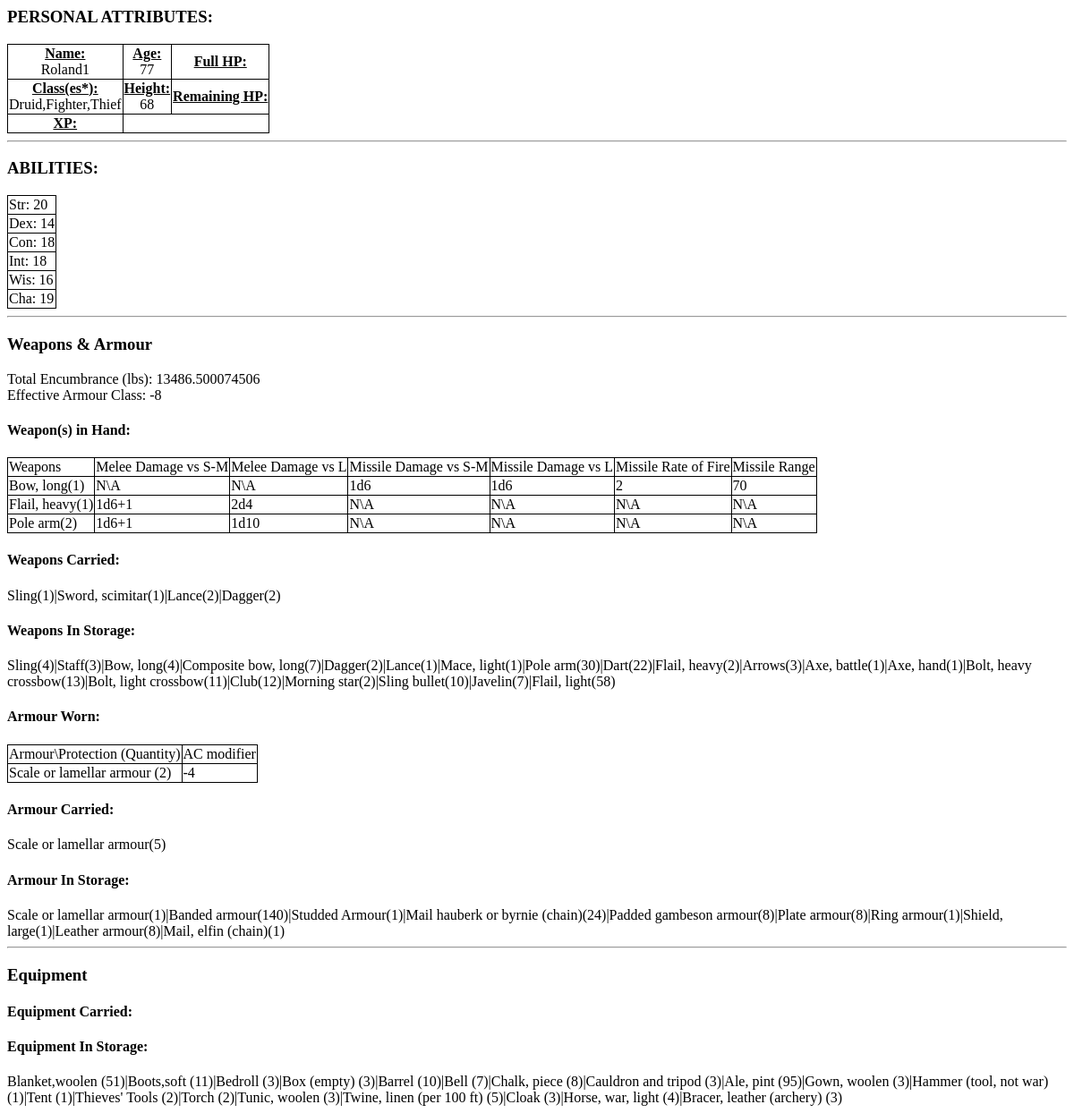
The app's page /osric_character_tools/charactersheet.php?CharacterId=45, older data.
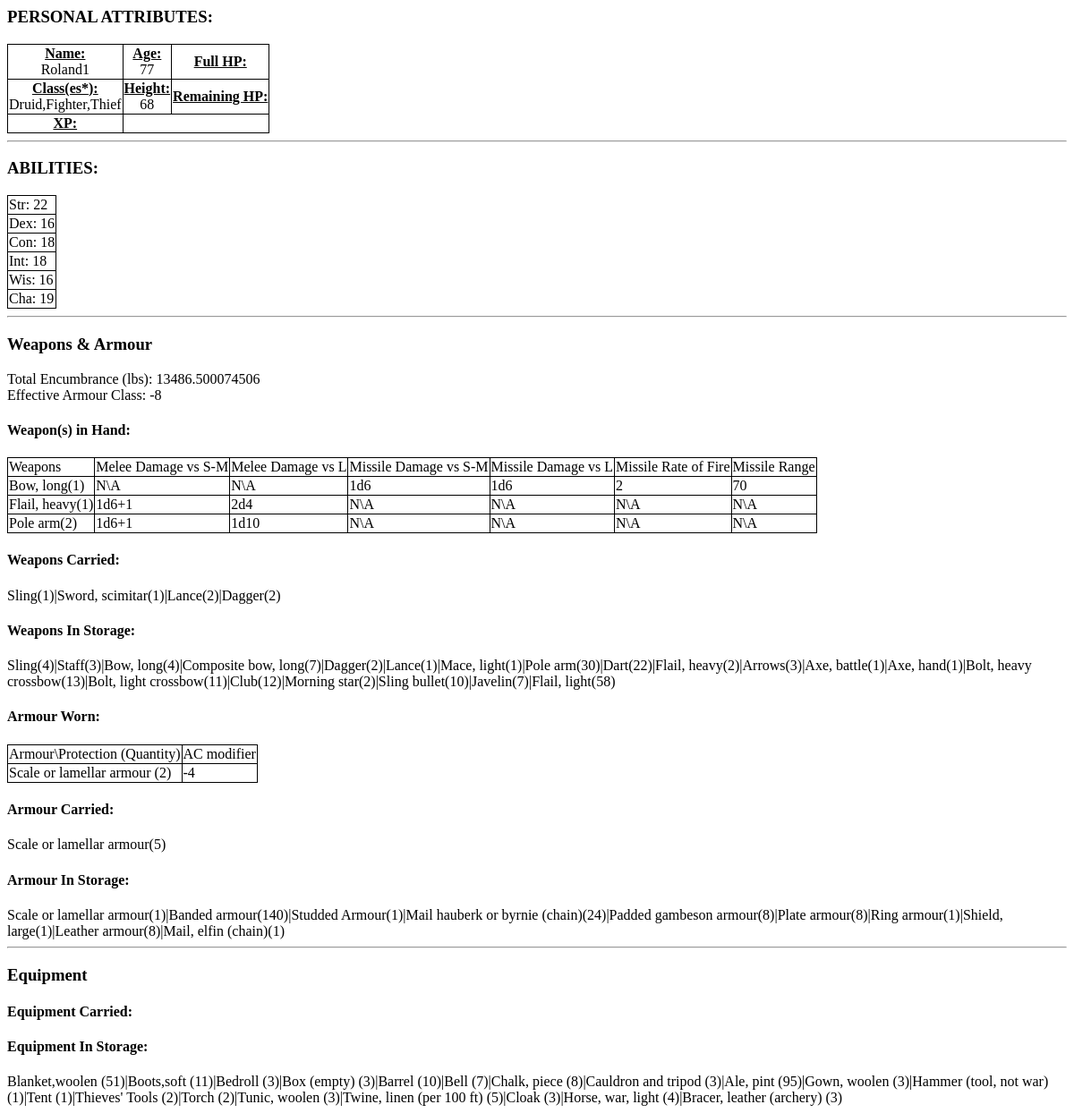
The same page, newer data.
### tables this page shows
CREATE TABLE IF NOT EXISTS `characters` (
  `CharacterName` varchar(255) NOT NULL,
  `CharacterGender` int(11) NOT NULL,
  `CharacterAge` float NOT NULL,
  `CharacterHeight` float NOT NULL,
  `CharacterWeight` float NOT NULL,
  `CharacterId` bigint(20) unsigned NOT NULL AUTO_INCREMENT,
  `CharacterAlignment` int(11) NOT NULL,
  `RaceId` bigint(20) NOT NULL,
  PRIMARY KEY (`CharacterId`)
);

CREATE TABLE IF NOT EXISTS `character_abilities` (
  `CharacterId` bigint(20) NOT NULL,
  `AbilityId` bigint(20) NOT NULL,
  `Value` float NOT NULL
);

CREATE TABLE IF NOT EXISTS `abilities` (
  `AbilityId` bigint(20) NOT NULL AUTO_INCREMENT,
  `AbilityLongName` varchar(32) NOT NULL,
  `AbilityShortName` varchar(8) NOT NULL,
  PRIMARY KEY (`AbilityId`)
);

CREATE TABLE IF NOT EXISTS `items` (
  `ItemName` varchar(64) DEFAULT NULL,
  `ItemEncumbrance` float NOT NULL,
  `ItemCost` decimal(10,2) NOT NULL,
  `ItemId` bigint(20) unsigned NOT NULL AUTO_INCREMENT,
  `ItemType` int(11) NOT NULL,
  UNIQUE KEY `ItemId` (`ItemId`)
);

CREATE TABLE IF NOT EXISTS `weapon_as_missile` (
  `WeaponId` bigint(20) NOT NULL,
  `DamageVsSmallOrMedium` int(11) NOT NULL,
  `DamageVsLarge` int(11) NOT NULL,
  `DamageModifierVsSmallOrMedium` int(11) NOT NULL,
  `DamageModifierVsLarge` int(11) NOT NULL,
  `RateOfFire` float NOT NULL,
  `RangeInFt` int(11) NOT NULL,
  `MissileWeaponIndex` bigint(20) NOT NULL AUTO_INCREMENT,
  `DamageVsSmallOrMediumMultiples` int(11) NOT NULL DEFAULT '1',
  `DamageVsLargeMultiples` int(11) NOT NULL DEFAULT '1',
  PRIMARY KEY (`MissileWeaponIndex`)
);

CREATE TABLE IF NOT EXISTS `character_items` (
  `CharacterItemId` bigint(20) NOT NULL AUTO_INCREMENT,
  `CharacterId` bigint(20) NOT NULL,
  `ItemId` bigint(20) NOT NULL,
  `Quantity` int(11) NOT NULL,
  `ItemStatusId` int(11) NOT NULL DEFAULT '1',
  `Magic` int(11) NOT NULL,
  PRIMARY KEY (`CharacterItemId`)
);

CREATE TABLE IF NOT EXISTS `weapon_as_melee` (
  `WeaponId` bigint(20) NOT NULL,
  `DamageVsSmallOrMedium` int(11) NOT NULL,
  `DamageVsLarge` int(11) NOT NULL,
  `DamageModifierVsSmallOrMedium` int(11) NOT NULL,
  `DamageModifierVsLarge` int(11) NOT NULL,
  `DamageVsSmallOrMediumMultiples` int(11) NOT NULL DEFAULT '1',
  `DamageVsLargeMultiples` int(11) NOT NULL DEFAULT '1',
  `MeleeWeaponIndex` bigint(20) NOT NULL AUTO_INCREMENT,
  PRIMARY KEY (`MeleeWeaponIndex`)
);

CREATE TABLE IF NOT EXISTS `armour` (
  `ArmourId` bigint(20) NOT NULL AUTO_INCREMENT,
  `ArmourType` varchar(32) DEFAULT NULL,
  `ArmourMovementRate` float NOT NULL,
  `ArmourEffectOnArmourClass` int(11) NOT NULL,
  `ItemId` bigint(20) NOT NULL,
  PRIMARY KEY (`ArmourId`)
);

### osric_character_tools/charactersheet.php (the view, shortened to what the rows shown need)
<?php
$characterId = $_GET['CharacterId'];
require_once(dirname(__FILE__)."/inc/OsricDb.php");
require_once(dirname(__FILE__)."/inc/Osric.php");
$myOsricDb = new OsricDb();
$myOsricDb->doInit($host,$user,$passwd);
$character = $myOsricDb->getCharacter($characterId);
$totalEncumbranceOnPerson = $myOsricDb->getTotalEncumbranceOnPerson($characterId);
$characterStatus = $myOsricDb->getCharacterStatus($characterId);
?>
<html>
<head>
<link rel="stylesheet" type="text/css" href="./css/class.css" />
</head>
<body class='clsPrintable'>
<div id='CharacterSheet'>
<?php
echo "<h3 class='cs_section_title'>PERSONAL ATTRIBUTES:</h3>\n";
echo "<table id='CharacterAttributes'>\n";
echo "<tr><td><div class='clsCellLabel'>Name:</div><div class='clsCellValue'>{$character['CharacterName']}</div></td><td><div class='clsCellLabel'>Age:</div><div class='clsCellValue'>{$character['CharacterAge']}</div></td><td><div class='clsCellLabel'>Full HP:</div><div class='clsCellValue'>{$characterStatus['CharacterStatusFullHitPoints']}</div></td></tr>\n";
echo "<tr><td><div class='clsCellLabel'>Class(es*):</div><div class='clsCellValue'>";
echo "</div>";
echo "</td><td><div class='clsCellLabel'>Height:</div><div class='clsCellValue'>{$character['CharacterHeight']}</div></td><td><div class='clsCellLabel'>Remaining HP:</div><div class='clsCellValue'>{$characterStatus['CharacterStatusRemainingHitPoints']}</div></td></tr>\n";
echo "<tr><td><div class='clsCellLabel'>XP:</div><div class='clsCellValue'>{$characterStatus['CharacterStatusExperiencePoints']}</div></td></tr>";
echo "</table>\n";
echo "<hr/>\n";
$character_abilities = $myOsricDb->getCharacterAbilities($characterId);
echo "<h3 class='cs_section_title'>ABILITIES:</h3>\n";
$num_abilities = count($character_abilities);
echo "<table id='CharacterAbilities'>\n";
for($i=0;$i<$num_abilities;$i++)
{
    echo "<tr><td>{$character_abilities[$i]['AbilityShortName']}: {$character_abilities[$i]['Value']}</td></tr>\n";
}
echo "</table>\n";
echo "<hr/>\n";
echo "<h3>Weapons & Armour</h3>\n";
echo "<div id='TotalEncumbrance'>Total Encumbrance (lbs): {$totalEncumbranceOnPerson}</div>\n";
$effectiveArmourClass = $myOsricDb->getCharacterEffectiveArmourClass($characterId);
echo "<div id='Effective Armour Class'>Effective Armour Class: {$effectiveArmourClass}</div>\n";
echo "<h4>Weapon(s) in Hand:</h4>\n";
echo "<table id='CharacterWeaponsInHand'>\n";
echo "<tr><td>Weapons</td><td>Melee Damage vs S-M</td><td>Melee Damage vs L</td><td>Missile Damage vs S-M</td><td>Missile Damage vs L</td><td>Missile Rate of Fire</td><td>Missile Range</td></tr>\n";
$character_weapons_in_use = $myOsricDb->getCharacterWeaponsInUse($characterId);
$num_rows = count($character_weapons_in_use);
for($i=0;$i<$num_rows;$i++)
{
    $row = $character_weapons_in_use[$i];
    $itemId = $row['ItemId'];
    $weapon = $myOsricDb->getWeapon($itemId);
    $weaponId = $weapon['WeaponId'];
    $weaponAsMelee = $myOsricDb->getWeaponAsMelee($weaponId);
    $weaponAsMeleeDmgVsSmallToMedium = Osric::getWeaponDmgVsSmallToMedium($weaponAsMelee);
    $weaponAsMeleeDmgVsLarge = Osric::getWeaponDmgVsLarge($weaponAsMelee);
    $weaponAsMissile = $myOsricDb->getWeaponAsMissile($weaponId);
    $weaponAsMissileDmgVsSmallToMedium = Osric::getWeaponDmgVsSmallToMedium($weaponAsMissile);
    $weaponAsMissileDmgVsLarge = Osric::getWeaponDmgVsLarge($weaponAsMissile);
    if($weaponAsMissile == null){
        $rateOfFire = "N\A";
        $rangeInFt = "N\A";
    }
    else{
        $rateOfFire = $weaponAsMissile['RateOfFire'];
        $rangeInFt = $weaponAsMissile['RangeInFt'];
    }
    echo "<tr><td>{$row['ItemName']}({$row['Quantity']})</td><td>{$weaponAsMeleeDmgVsSmallToMedium}</td><td>{$weaponAsMeleeDmgVsLarge}</td><td>{$weaponAsMissileDmgVsSmallToMedium}</td><td>{$weaponAsMissileDmgVsLarge}</td><td>{$rateOfFire}</td><td>{$rangeInFt}</td></tr>";
}
echo "</table>\n";
echo "<h4>Weapons Carried:</h4>\n";
echo "<div id='CharacterWeaponsCarried'>\n";
$character_weapons_carried = $myOsricDb->getCharacterWeaponsCarried($characterId);
$num_rows = count($character_weapons_carried);
for($i=0;$i<$num_rows;$i++)
{
    $row = $character_weapons_carried[$i];
    if($i > 0)
    {
        echo "|";
    }
    echo "{$row['ItemName']}";
    echo "({$row['Quantity']})";
}
echo "</div>\n";
echo "<h4>Weapons In Storage:</h4>\n";
echo "<div id='CharacterWeaponsInStorage'>\n";
$character_weapons_in_storage = $myOsricDb->getCharacterWeaponsInStorage($characterId);
$num_rows = count($character_weapons_in_storage);
for($i=0;$i<$num_rows;$i++)
{
    $row = $character_weapons_in_storage[$i];
    if($i > 0)
    {
        echo "|";
    }
    echo "{$row['ItemName']}";
	echo "({$row['Quantity']})";
}
echo "</div>\n";
echo "<h4>Armour Worn:</h4>\n";
echo "<table id='CharacterArmourWorn'>\n";
echo "<tr><td>Armour\\Protection (Quantity)</td></td><td>AC modifier</td></tr>\n";
$character_armour_worn = $myOsricDb->getCharacterArmourInUse($characterId);
$num_rows = count($character_armour_worn);
for($i=0;$i<$num_rows;$i++)
{
	$row = $character_armour_worn[$i];
	echo "<tr><td>{$row['ItemName']} ({$row['Quantity']})</td><td>{$row['ArmourEffectOnArmourClass']}</td></tr>\n";
}
echo "</table>\n";
echo "<h4>Armour Carried:</h4>\n";
echo "<div id='CharacterArmourCarried'>\n";
$character_armour_carried = $myOsricDb->getCharacterArmourCarried($characterId);
$num_rows = count($character_armour_carried);
for($i=0;$i<$num_rows;$i++)
{
    $row = $character_armour_carried[$i];
	echo "{$row['ItemName']}";
	echo "({$row['Quantity']})";
}
echo "</div>\n";
echo "<h4>Armour In Storage:</h4>\n";
echo "<div id='CharacterArmourInStorage'>\n";
$character_armour_in_storage = $myOsricDb->getCharacterArmourInStorage($characterId);
$num_rows = count($character_armour_in_storage);
for($i=0;$i<$num_rows;$i++)
{
    $row = $character_armour_in_storage[$i];
    if($i > 0)
    {
        echo "|";
    }
	echo "{$row['ItemName']}";
	echo "({$row['Quantity']})";
}
echo "</div>\n";
echo "<hr/>\n";
echo "<h3>Equipment</h3>\n";
echo "<h4>Equipment Carried:</h4>\n";
echo "<h4>Equipment In Storage:</h4>";
echo "<div id='CharacterEquipmentInStorage'>\n";
$character_items_in_storage = $myOsricDb->getCharacterItemsInStorage($characterId);
$num_rows = count($character_items_in_storage);
for($i=0;$i<$num_rows;$i++)
{
    $row = $character_items_in_storage[$i];
    if($i > 0)
    {
        echo "|";
    }
    echo "{$row['ItemName']}";
	echo "({$row['Quantity']})";
}
echo "</div>\n";
?>
</div>
</body>
</html>

Row changes from the older to the newer data that the page shows:
changed character_abilities "Str": Value "20" → "22"
changed character_abilities "Dex": Value "14" → "16"
